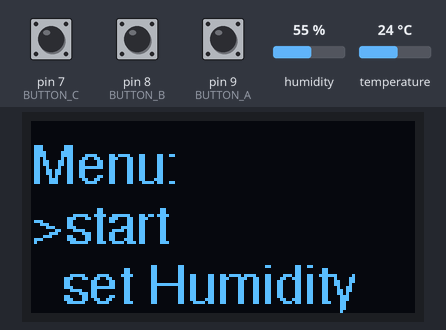
This sketch was run on a simulated Arduino Uno, built with avr-gcc and run on an emulated ATmega328P. Shown: 128×64 one-colour display. The inputs (shaded band) are chosen by the test bench; at power-on: pin 8 (BUTTON_B) HIGH, humidity 55 %, pin 7 (BUTTON_C) HIGH, pin 9 (BUTTON_A) HIGH, temperature 24 °C. What the sketch prints to the serial monitor is not drawn.

Above: at 1.2 s.
1.3 s: pin 8 (BUTTON_B) pulled LOW for 0.15 s
At 2.9 s:
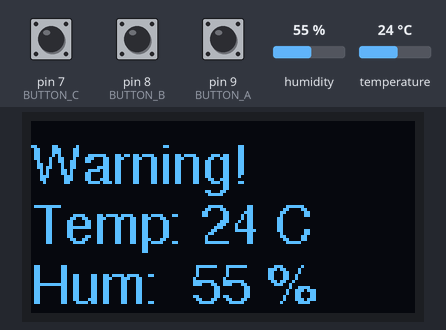
4.4 s: humidity set to 41 %
At 6.0 s:
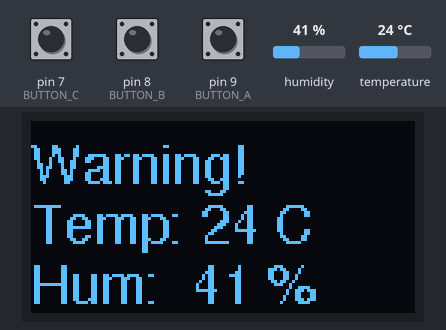
7.4 s: humidity set to 38 %
At 8.0 s:
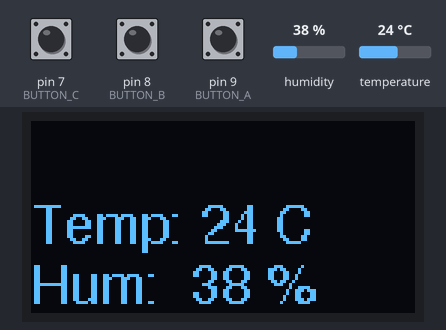
9.0 s: pin 8 (BUTTON_B) pulled LOW for 1 s
At 11.3 s:
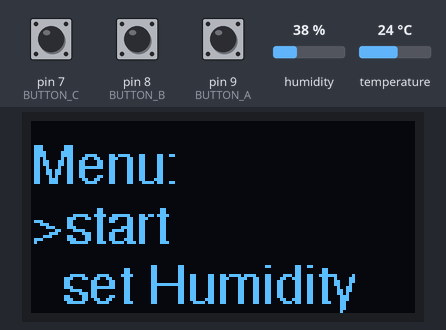
11.6 s: pin 7 (BUTTON_C) pulled LOW for 0.15 s
At 13.0 s:
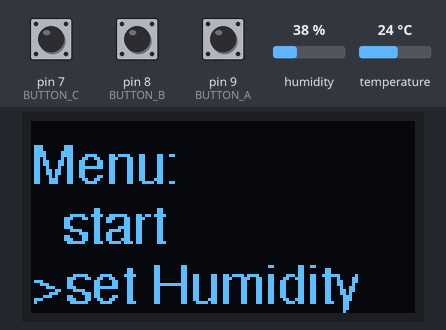
13.4 s: pin 8 (BUTTON_B) pulled LOW for 3.2 s
At 13.84 s:
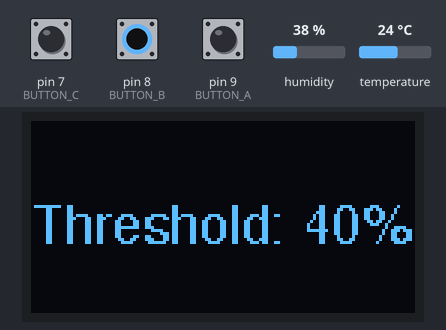
Timing chart, 0 to 16.4 s (numbered marks = the images above; inputs shaded):
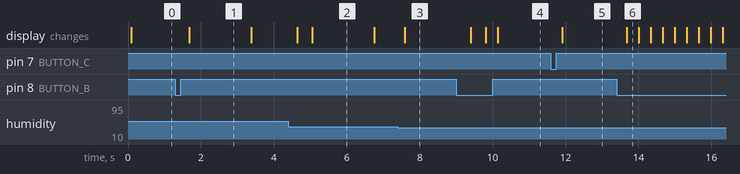

The sketch:

FilamentTrockenbox.ino
```cpp
#include <SPI.h>
#include <Wire.h>
#include <Adafruit_GFX.h>
#include <Adafruit_SH110X.h>
#include <Adafruit_AHTX0.h>
#include <Fonts/FreeSans9pt7b.h>

//initialise display
Adafruit_SH1107 display = Adafruit_SH1107(64, 128, &Wire);

//initialise AHT20
Adafruit_AHTX0 aht;

//assign display buttons
#define BUTTON_A 9
#define BUTTON_B 8
#define BUTTON_C 7

//Main Screen Cursor
enum MainScreenCursor
{
  CURSOR_HUMIDITY_CONTROL, CURSOR_SET_HUMIDITY
};
MainScreenCursor msCursor = CURSOR_HUMIDITY_CONTROL;

//menu states
enum MenuState
{
  MAIN_SCREEN, HUMIDITY_CONTROL, SET_HUMIDITY
};
MenuState menuState = MAIN_SCREEN;

//globale variables
sensors_event_t humidity;
sensors_event_t temp;
bool humidityWarning = false;
int humidityThreshold = 40;
unsigned long lastToggle = 0;
bool showText = false;

void setup()
{
  //Define Baudrate
  Serial.begin(115200);

  //Display Setup
  if( display.begin(0x3C, true) )
  {
    Serial.println("found OLED");
  }
  else
  {
    Serial.println("Didn't find OLED");
  }

  display.clearDisplay();
  display.display();
  display.setRotation(1);
  display.setTextSize(1);
  display.setTextColor(SH110X_WHITE);
  display.setFont(&FreeSans9pt7b);

  //Button Setup
  pinMode(BUTTON_A, INPUT_PULLUP);
  pinMode(BUTTON_B, INPUT_PULLUP);
  pinMode(BUTTON_C, INPUT_PULLUP);

  //Start AHT20
  if ( aht.begin() )
  {
    Serial.println("Found AHT20");
  }
  else
  {
    Serial.println("Didn't find AHT20");
  }
}

void loop()
{
  display.clearDisplay();

  if(digitalRead(BUTTON_A) == LOW)
  {
    setButton_A();
    delay(200);
  }

  if(digitalRead(BUTTON_B) == LOW)
  {
    setButton_B();
    delay(200);
  }

  if(digitalRead(BUTTON_C) == LOW)
  {
    setButton_C();
    delay(200);
  }

  switch(menuState)
  {
    case MAIN_SCREEN:
      drawMainScreen();
      break;

    case HUMIDITY_CONTROL:
      updateSensorData();
      drawHumidityControlScreen();
      break;

    case SET_HUMIDITY:
      drawSetHumidityScreen();
      break;

  }

  yield();
  display.display();
  delay(100);

}

void setButton_A()
{
  switch(menuState)
  {
    case MAIN_SCREEN:
    if(msCursor > 0)
    {
      msCursor = static_cast<MainScreenCursor>(static_cast<int>(msCursor) - 1);
    }
    break;

    case SET_HUMIDITY:
      if(humidityThreshold < 100)
      {
        humidityThreshold++;
      }
    break;
  }
}

void setButton_B()
{
    switch(menuState)
  {
    case MAIN_SCREEN:

      switch(msCursor)
      {
        case CURSOR_HUMIDITY_CONTROL:
        menuState = HUMIDITY_CONTROL;
        break;

        case CURSOR_SET_HUMIDITY:
        menuState = SET_HUMIDITY;
        break;
      }

      break;

    case HUMIDITY_CONTROL:
      menuState = MAIN_SCREEN;
    break;

    case SET_HUMIDITY:
      menuState = MAIN_SCREEN;
    break;
  }
}


void setButton_C()
{
  switch(menuState)
  {
    case MAIN_SCREEN:
    if(msCursor < 1)
    {
      msCursor = static_cast<MainScreenCursor>(static_cast<int>(msCursor) + 1);
    }
    break;

    case SET_HUMIDITY:
      if(humidityThreshold > 0)
      {
        humidityThreshold--;
      }
    break;
  }
}

void drawMainScreen()
{
  display.setCursor(0,20);
  display.print("Menu:");
  switch(msCursor)
  {
    case CURSOR_HUMIDITY_CONTROL:
      display.setCursor(0,40);
      display.print(">start");
      display.setCursor(0,60);
      display.print("  set Humidity");
      break;

    case CURSOR_SET_HUMIDITY:
      display.setCursor(0,40);
      display.print("  start");
      display.setCursor(0,60);
      display.print(">set Humidity");
      break;
  }
}

void updateSensorData()
{
  //get current temp & humidity
  aht.getEvent(&humidity, &temp);
  if( (int)round(humidity.relative_humidity) >= humidityThreshold)
  {
    humidityWarning = true;
  }
  else
  {
    humidityWarning = false;
  }
}

void drawHumidityControlScreen()
{
  unsigned long currentTime = 0;
  unsigned int blinkInterval = 1500;

  //display current temp & humidity
  display.setCursor(0,40);
  display.print("Temp: "); display.print( (int)round(temp.temperature) ); display.println(" C");
  display.setCursor(0,60);
  display.print("Hum:  "); display.print( (int)round(humidity.relative_humidity) ); display.println(" %");

  //display WARNING! if current humidity >= humidity threshold
  if(humidityWarning)
  {
    currentTime = millis();
    if(currentTime - lastToggle > blinkInterval)
    {
      lastToggle = currentTime;
      showText = !showText;
    }
    if(showText)
    {
      display.setCursor(0, 20);
      display.print("Warning!");
    }
  }
}

void drawSetHumidityScreen()
{
  display.setCursor(0,40);
  display.print("Threshold: ");display.print(humidityThreshold);display.println("%");
}
```

Measured:
- the behaviour switches between 40 and 39 % on humidity (found by bisection; images 2 and 3)
- after the input at 1.3 s, the display: changes after 0.38 s (image 1)
- after the input at 4.4 s, the display: first changes after 0.24 s (image 2 shows a later state)
- after the input at 7.4 s, the display: changes after 0.19 s (image 3)
- after the input at 9.0 s, the display: changes after 0.40 s (image 4)
- after the input at 11.6 s, the display: changes after 0.31 s (image 5)
- after the input at 13.4 s, the display: changes after 0.28 s (image 6)
